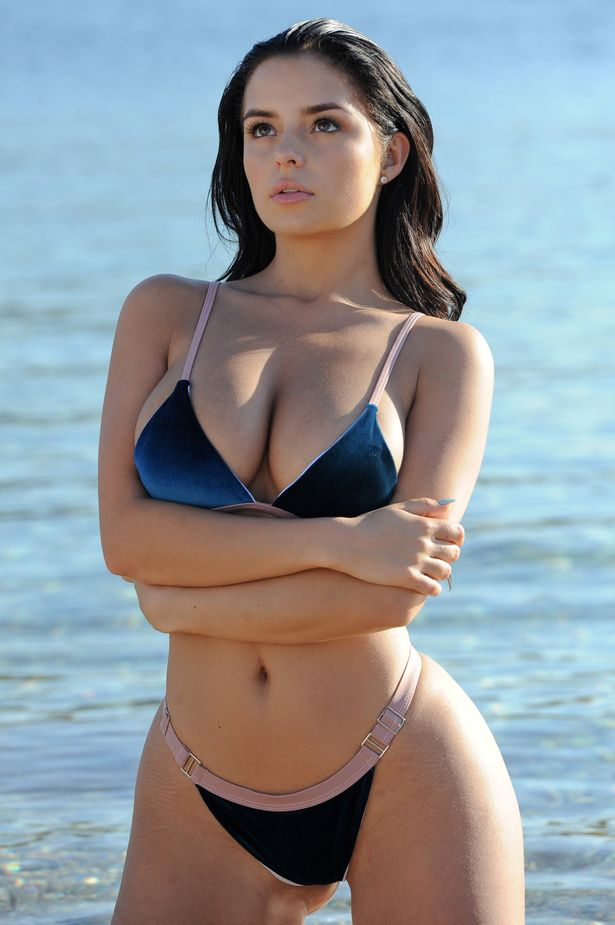
#> input picture 11Computer Vision with Python 3/2Filters and Features/images/image.jpg, 615 x 925 px
$ python 'i6image threshold.py'
#> lines starting #> are read from the running program, lines starting #| are printed output that depends on the picture; after the words box and inside, x2 and y2 are one past the last pixel; in counts of white or black regions, pixels touching at a corner belong together
import matplotlib.pyplot as plt

from skimage import data
from skimage.filters import threshold_otsu, threshold_local
from skimage.io import imread
from skimage.color import rgb2gray

image = imread("images/image.jpg")
#> image is the input picture: shape (925, 615, 3); mean R, G, B 144.3, 151.1, 156.1
image = rgb2gray(image)
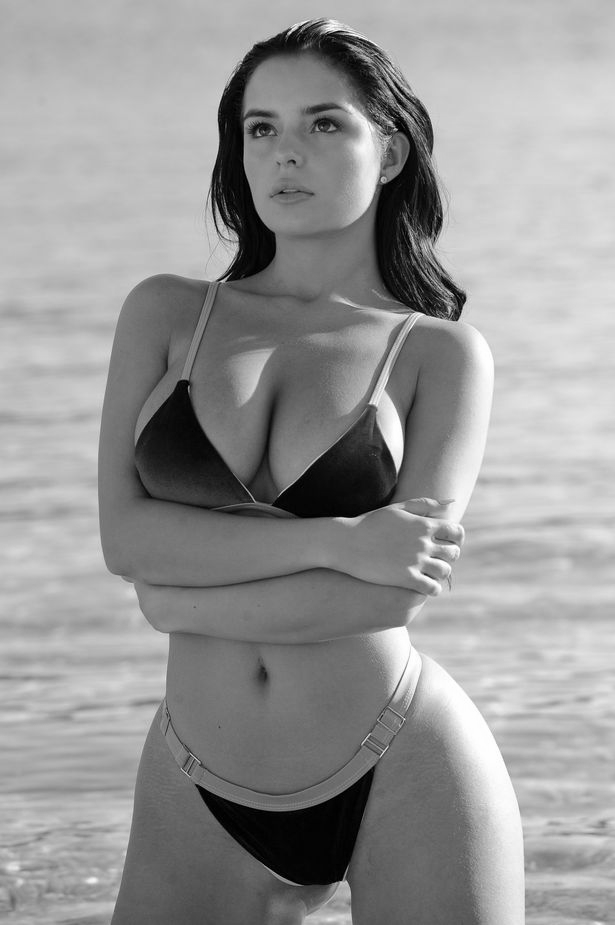
#> image: shape (925, 615) float64; min 0, max 1, mean 0.588

global_thresh = threshold_otsu(image)
#> global_thresh = 0.557
binary_global = image > global_thresh
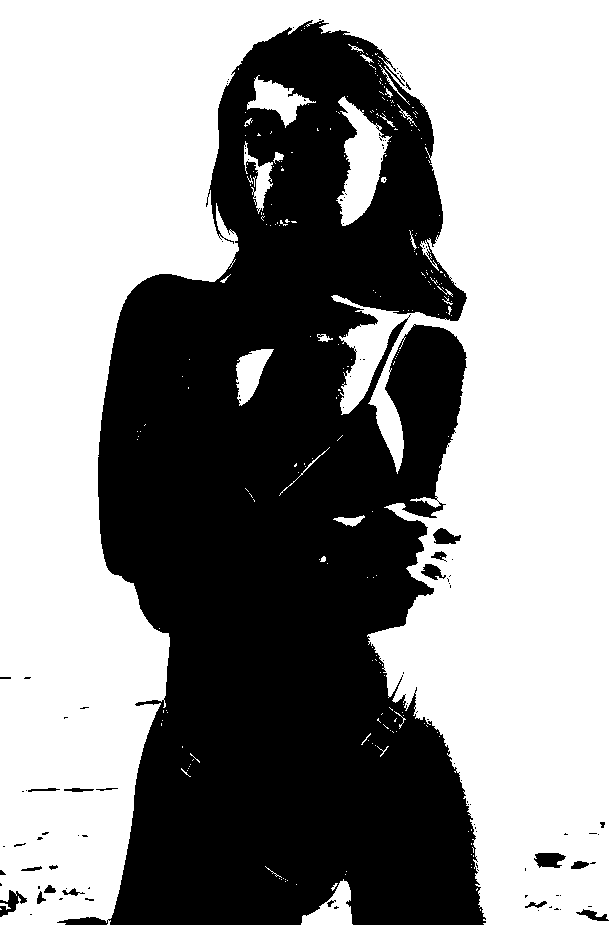
#> binary_global: shape (925, 615) bool; 57.7% white; 109 black regions (87 under 20 px), largest, box (x1, y1, x2, y2) and area: (57, 20, 486, 925) 237981, (534, 853, 566, 868) 353, (0, 890, 27, 917) 308

block_size = 35
binary_adaptive = threshold_local(image, block_size, offset=10)
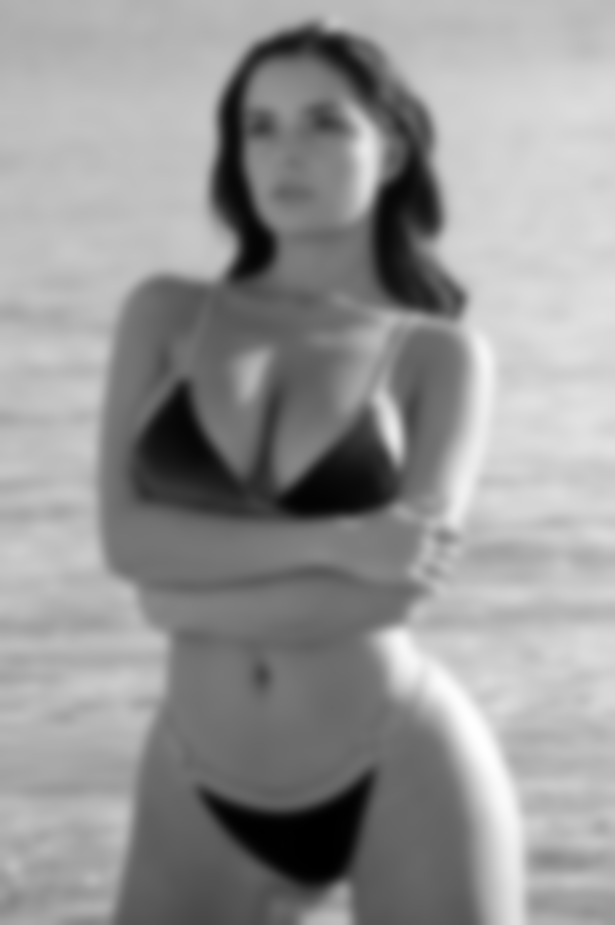
#> binary_adaptive: shape (925, 615) float64; min -9.99, max -9.01, mean -9.41; drawn with min black and max white

fig, axes = plt.subplots(nrows=3, figsize=(7, 8))
ax0, ax1, ax2 = axes
plt.gray()

ax0.imshow(image)
ax0.set_title('Image')

ax1.imshow(binary_global)
ax1.set_title('Global thresholding')

ax2.imshow(binary_adaptive)
ax2.set_title('Adaptive thresholding')

for ax in axes:
    ax.axis('off')

plt.show()
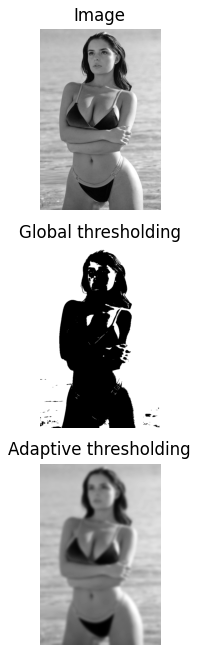
#> figure drawn by matplotlib, 3 panels
